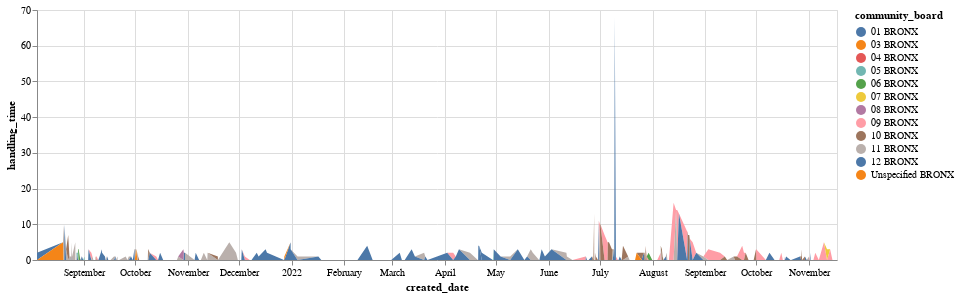

Notebook cell for this chart:
### Code cell
alt.Chart(dfStatus).transform_filter(
    alt.datum.symbol != '311'
).mark_area().encode(
    x='created_date:T',
    y='handling_time:Q',
    color='community_board:N',
).properties(height=250, width=800)

### Figure 1 — Vega-Lite specification as saved in the notebook (floating-point values rounded to 4 significant figures; data arrays with more than 128 entries replaced by an {"elided": "..."} marker saying what was removed)
{"config": {"view": {"continuousWidth": 400, "continuousHeight": 300}}, "data": {"name": "data-d2dbb8cb3cb01c60623064b331532653"}, "mark": "area", "encoding": {"color": {"field": "community_board", "type": "nominal"}, "x": {"field": "created_date", "type": "temporal"}, "y": {"field": "handling_time", "type": "quantitative"}}, "height": 250, "transform": [{"filter": "(datum.symbol !== '311')"}], "width": 800, "$schema": "https://vega.github.io/schema/vega-lite/v4.17.0.json", "datasets": {"data-d2dbb8cb3cb01c60623064b331532653": {"elided": "314 records"}}}
